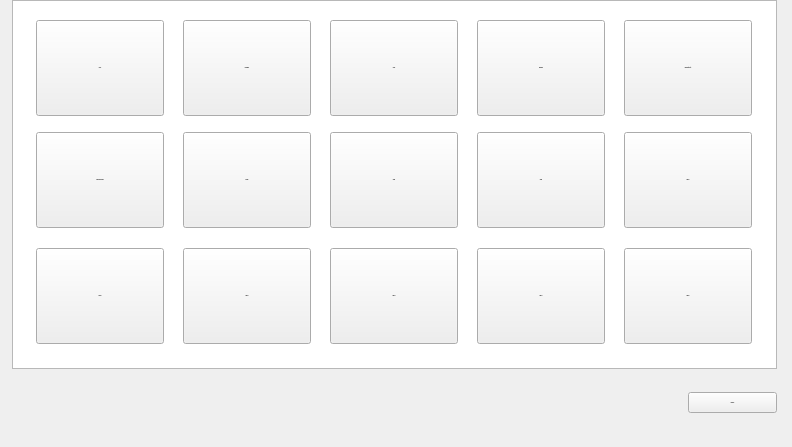
<?xml version="1.0" encoding="UTF-8"?>
<ui version="4.0">
 <class>Games</class>
 <widget class="QWidget" name="Games">
  <property name="geometry">
   <rect>
    <x>4</x>
    <y>23</y>
    <width>792</width>
    <height>447</height>
   </rect>
  </property>
  <property name="windowTitle">
   <string>Игры со стрельбой </string>
  </property>
  <property name="styleSheet">
   <string notr="true">QGroupBox { 
     border: 1px solid gray; 
     border-radius: 4px; 
   margin-top: 10px;
 } 
QGroupBox::title { 
    background-color: #aaaaaa /*transparent*/;
     subcontrol-position: top left; /* position at the top left*/ 
     padding:2 13px;
     top: -10px;
    left: 8px;
 } 
   </string>
  </property>
  <widget class="QPushButton" name="Bend">
  <property name="geometry">
   <rect>
    <x>688</x>
    <y>392</y>
    <width>89</width>
    <height>21</height>
   </rect>
  </property>
  <property name="font">
     <font>
      <family>MS Sans Serif</family>
      <pointsize>8.25</pointsize>
      <bold>true</bold>
      <weight>75</weight>
     </font>
  </property>
  <property name="text">
   <string>Выход</string>
  </property>
  <property name="toolTip">
   <string>Возврат в главное меню.</string>
  </property>
  </widget>
  <widget class="QGraphicsView" name="P4">
  <property name="geometry">
   <rect>
    <x>12</x>
    <y>0</y>
    <width>765</width>
    <height>369</height>
   </rect>
  </property>
  <widget class="QPushButton" name="U15">
  <property name="geometry">
   <rect>
    <x>612</x>
    <y>248</y>
    <width>128</width>
    <height>96</height>
   </rect>
  </property>
  <property name="font">
     <font>
      <family>MS Sans Serif</family>
      <pointsize>9.75</pointsize>
      <bold>true</bold>
      <weight>75</weight>
     </font>
  </property>
  <property name="text">
   <string>Упр15</string>
  </property>
  <property name="toolTip">
   <string>Поясная №1а, 10м, 8 патронов, 10сек, двойными с уходами.</string>
  </property>
  </widget>
  <widget class="QPushButton" name="U14">
  <property name="geometry">
   <rect>
    <x>465</x>
    <y>248</y>
    <width>128</width>
    <height>96</height>
   </rect>
  </property>
  <property name="font">
     <font>
      <family>MS Sans Serif</family>
      <pointsize>9.75</pointsize>
      <bold>true</bold>
      <weight>75</weight>
     </font>
  </property>
  <property name="text">
   <string>Упр14</string>
  </property>
  <property name="toolTip">
   <string>Три поясные фигуры №2, 10м, 2магазина по 4 патрона, 18сек, в бронежилете с перезарядкой.</string>
  </property>
  </widget>
  <widget class="QPushButton" name="U13">
  <property name="geometry">
   <rect>
    <x>318</x>
    <y>248</y>
    <width>128</width>
    <height>96</height>
   </rect>
  </property>
  <property name="font">
     <font>
      <family>MS Sans Serif</family>
      <pointsize>9.75</pointsize>
      <bold>true</bold>
      <weight>75</weight>
     </font>
  </property>
  <property name="text">
   <string>Упр13</string>
  </property>
  <property name="toolTip">
   <string>Поясная фигура №2, 10м, 3 патрона, 5сек, с разворотом.</string>
  </property>
  </widget>
  <widget class="QPushButton" name="U12">
  <property name="geometry">
   <rect>
    <x>171</x>
    <y>248</y>
    <width>128</width>
    <height>96</height>
   </rect>
  </property>
  <property name="font">
     <font>
      <family>MS Sans Serif</family>
      <pointsize>9.75</pointsize>
      <bold>true</bold>
      <weight>75</weight>
     </font>
  </property>
  <property name="text">
   <string>Упр12</string>
  </property>
  <property name="toolTip">
   <string>Поясная фигура №2, 10м, 4 патрона, 6сек,двойными с уходом.</string>
  </property>
  </widget>
  <widget class="QPushButton" name="U11">
  <property name="geometry">
   <rect>
    <x>24</x>
    <y>248</y>
    <width>128</width>
    <height>96</height>
   </rect>
  </property>
  <property name="font">
     <font>
      <family>MS Sans Serif</family>
      <pointsize>9.75</pointsize>
      <bold>true</bold>
      <weight>75</weight>
     </font>
  </property>
  <property name="text">
   <string>Упр11</string>
  </property>
  <property name="toolTip">
   <string>Поясная фигура №2, 10м, 3 патрона, 6сек, с разворотом.</string>
  </property>
  </widget>
  <widget class="QPushButton" name="U10">
  <property name="geometry">
   <rect>
    <x>612</x>
    <y>132</y>
    <width>128</width>
    <height>96</height>
   </rect>
  </property>
  <property name="font">
     <font>
      <family>MS Sans Serif</family>
      <pointsize>9.75</pointsize>
      <bold>true</bold>
      <weight>75</weight>
     </font>
  </property>
  <property name="text">
   <string>Упр10</string>
  </property>
  <property name="toolTip">
   <string>Три поясные фигуры №1, 10м, 6 патронов, 8сек.</string>
  </property>
  </widget>
  <widget class="QPushButton" name="U1">
  <property name="geometry">
   <rect>
    <x>24</x>
    <y>20</y>
    <width>128</width>
    <height>96</height>
   </rect>
  </property>
  <property name="font">
     <font>
      <family>MS Sans Serif</family>
      <pointsize>9.75</pointsize>
      <bold>true</bold>
      <weight>75</weight>
     </font>
  </property>
  <property name="text">
   <string>Лото</string>
  </property>
  <property name="toolTip">
   <string>Лото.</string>
  </property>
  </widget>
  <widget class="QPushButton" name="U2">
  <property name="geometry">
   <rect>
    <x>171</x>
    <y>20</y>
    <width>128</width>
    <height>96</height>
   </rect>
  </property>
  <property name="font">
     <font>
      <family>MS Sans Serif</family>
      <pointsize>9.75</pointsize>
      <bold>true</bold>
      <weight>75</weight>
     </font>
  </property>
  <property name="text">
   <string>Пьяница</string>
  </property>
  <property name="toolTip">
   <string>Старшая карта берет все.</string>
  </property>
  </widget>
  <widget class="QPushButton" name="U3">
  <property name="geometry">
   <rect>
    <x>318</x>
    <y>20</y>
    <width>128</width>
    <height>96</height>
   </rect>
  </property>
  <property name="font">
     <font>
      <family>MS Sans Serif</family>
      <pointsize>9.75</pointsize>
      <bold>true</bold>
      <weight>75</weight>
     </font>
  </property>
  <property name="text">
   <string>Очко</string>
  </property>
  <property name="toolTip">
   <string>Набрать 21 очко без перебора.</string>
  </property>
  </widget>
  <widget class="QPushButton" name="U4">
  <property name="geometry">
   <rect>
    <x>465</x>
    <y>20</y>
    <width>128</width>
    <height>96</height>
   </rect>
  </property>
  <property name="font">
     <font>
      <family>MS Sans Serif</family>
      <pointsize>9.75</pointsize>
      <bold>true</bold>
      <weight>75</weight>
     </font>
  </property>
  <property name="text">
   <string>Ведьма</string>
  </property>
  <property name="toolTip">
   <string>У кого дама теряет все.</string>
  </property>
  </widget>
  <widget class="QPushButton" name="U5">
  <property name="geometry">
   <rect>
    <x>612</x>
    <y>20</y>
    <width>128</width>
    <height>96</height>
   </rect>
  </property>
  <property name="font">
     <font>
      <family>MS Sans Serif</family>
      <pointsize>9.75</pointsize>
      <bold>true</bold>
      <weight>75</weight>
     </font>
  </property>
  <property name="text">
   <string>Морской бой</string>
  </property>
  <property name="toolTip">
   <string>Известный всем Морской бой.</string>
  </property>
  </widget>
  <widget class="QPushButton" name="U6">
  <property name="geometry">
   <rect>
    <x>24</x>
    <y>132</y>
    <width>128</width>
    <height>96</height>
   </rect>
  </property>
  <property name="font">
     <font>
      <family>MS Sans Serif</family>
      <pointsize>9.75</pointsize>
      <bold>true</bold>
      <weight>75</weight>
     </font>
  </property>
  <property name="text">
   <string>Крестик-нолик</string>
  </property>
  <property name="toolTip">
   <string>Игра Крестики-Нолики.</string>
  </property>
  </widget>
  <widget class="QPushButton" name="U7">
  <property name="geometry">
   <rect>
    <x>171</x>
    <y>132</y>
    <width>128</width>
    <height>96</height>
   </rect>
  </property>
  <property name="font">
     <font>
      <family>MS Sans Serif</family>
      <pointsize>9.75</pointsize>
      <bold>true</bold>
      <weight>75</weight>
     </font>
  </property>
  <property name="text">
   <string>Дуэль</string>
  </property>
  <property name="toolTip">
   <string>Первым поразить мишень противника.</string>
  </property>
  </widget>
  <widget class="QPushButton" name="U8">
  <property name="geometry">
   <rect>
    <x>318</x>
    <y>132</y>
    <width>128</width>
    <height>96</height>
   </rect>
  </property>
  <property name="font">
     <font>
      <family>MS Sans Serif</family>
      <pointsize>9.75</pointsize>
      <bold>true</bold>
      <weight>75</weight>
     </font>
  </property>
  <property name="text">
   <string>Упр8</string>
  </property>
  <property name="toolTip">
   <string>Катящееся колесо, 15м, 3 патрона, 5сек.</string>
  </property>
  </widget>
  <widget class="QPushButton" name="U9">
  <property name="geometry">
   <rect>
    <x>465</x>
    <y>132</y>
    <width>128</width>
    <height>96</height>
   </rect>
  </property>
  <property name="font">
     <font>
      <family>MS Sans Serif</family>
      <pointsize>9.75</pointsize>
      <bold>true</bold>
      <weight>75</weight>
     </font>
  </property>
  <property name="text">
   <string>Упр9</string>
  </property>
  <property name="toolTip">
   <string>Ростовая №8, 25...10м, 3 патрона, 25сек после пробежки.</string>
  </property>
  </widget>
  </widget>
  </widget>
 <resources/>
 <connections/>
</ui>
